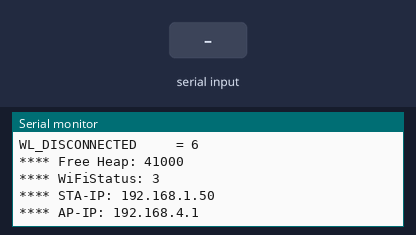
Bench run of a sketch on a simulated ESP8266 (NodeMCU). Parts: the last lines printed to the serial monitor. Inputs (shaded band) come from the test bench. WiFi joins after 1.5 s; servers stay silent unless stated.

Above: at 2.7 s.
2.8 s: "F" received over Serial
At 4.0 s:
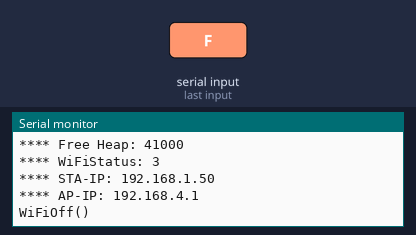
4.3 s: "N" received over Serial
At 5.1 s:
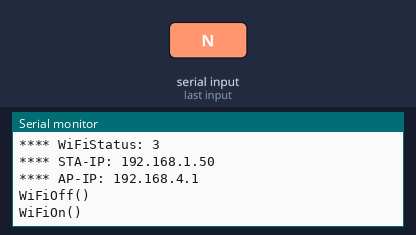
5.8 s: "1" received over Serial
At 6.3 s:
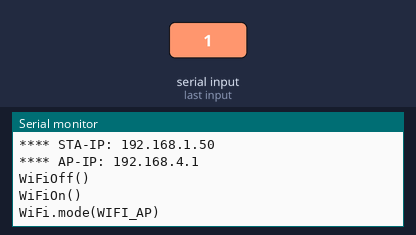
7.3 s: "2" received over Serial
At 8.5 s:
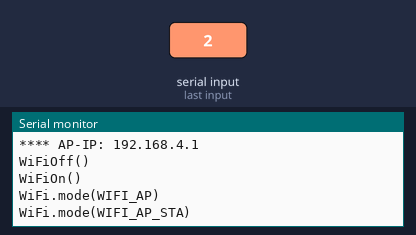
8.8 s: "3" received over Serial
At 9.8 s:
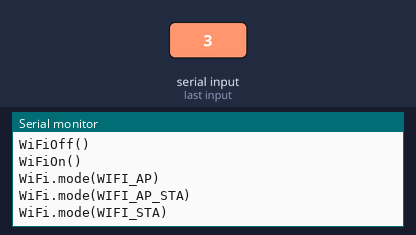
10.3 s: "R" received over Serial
At 10.9 s:
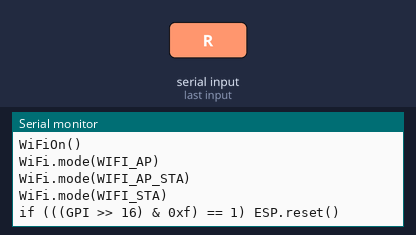

The sketch:

8266interactive.ino
```cpp
/*
  Interactive script meant for debugging only
  Run it on serial console and keep this source file opened for the list of commands
  Please configure SSID, PSK and IPAddresses below to fit with your network

  Released to public domain
*/

#include "ESP8266WiFi.h"
#include "user_interface.h"

#ifndef STASSID
#define STASSID "MobileRobot"
#define STAPSK  "123454321"
#endif

const char * SSID = STASSID;
const char * PSK = STAPSK;

IPAddress staticip(192, 168, 1, 123);
IPAddress gateway(192, 168, 1, 254);
IPAddress subnet(255, 255, 255, 0);

void setup() {
  Serial.begin(115200);
  Serial.setDebugOutput(true);

  WiFi.mode(WIFI_STA);
  WiFi.begin(SSID, PSK);
  Serial.println("connecting");
  while (WiFi.status() != WL_CONNECTED) {
    delay(500);
    Serial.print(".");
  }
  Serial.println();
  Serial.println(WiFi.localIP());
  Serial.print(
    "WL_IDLE_STATUS      = 0\n"
    "WL_NO_SSID_AVAIL    = 1\n"
    "WL_SCAN_COMPLETED   = 2\n"
    "WL_CONNECTED        = 3\n"
    "WL_CONNECT_FAILED   = 4\n"
    "WL_CONNECTION_LOST  = 5\n"
    "WL_DISCONNECTED     = 6\n"
  );
}

void WiFiOn() {
  wifi_fpm_do_wakeup();
  wifi_fpm_close();
  wifi_set_opmode(STATION_MODE);
  wifi_station_connect();
}

void WiFiOff() {
  wifi_station_disconnect();
  wifi_set_opmode(NULL_MODE);
  wifi_set_sleep_type(MODEM_SLEEP_T);
  wifi_fpm_open();
  wifi_fpm_do_sleep(0xFFFFFFF);
}

void loop() {
#define TEST(name, var, varinit, func) \
  static decltype(func) var = (varinit); \
  if ((var) != (func)) { var = (func); Serial.printf("**** %s: ", name); Serial.println(var); }

#define DO(x...) Serial.println(F( #x )); x; break

  TEST("Free Heap", freeHeap, 0, ESP.getFreeHeap());
  TEST("WiFiStatus", status, WL_IDLE_STATUS, WiFi.status());
  TEST("STA-IP", localIp, (uint32_t)0, WiFi.localIP());
  TEST("AP-IP", apIp, (uint32_t)0, WiFi.softAPIP());

  switch (Serial.read()) {
    case 'F': DO(WiFiOff());
    case 'N': DO(WiFiOn());
    case '1': DO(WiFi.mode(WIFI_AP));
    case '2': DO(WiFi.mode(WIFI_AP_STA));
    case '3': DO(WiFi.mode(WIFI_STA));
    case 'R': DO(if (((GPI >> 16) & 0xf) == 1) ESP.reset() /* else must hard reset */);
    case 'd': DO(WiFi.disconnect());
    case 'b': DO(WiFi.begin());
    case 'B': DO(WiFi.begin(SSID, PSK));
    case 'r': DO(WiFi.reconnect());
    case 'c': DO(wifi_station_connect());
    case 'a': DO(WiFi.setAutoReconnect(false));
    case 'A': DO(WiFi.setAutoReconnect(true));
    case 'n': DO(WiFi.setSleepMode(WIFI_NONE_SLEEP));
    case 'l': DO(WiFi.setSleepMode(WIFI_LIGHT_SLEEP));
    case 'm': DO(WiFi.setSleepMode(WIFI_MODEM_SLEEP));
    case 'S': DO(WiFi.config(staticip, gateway, subnet)); // use static address
    case 's': DO(WiFi.config(0u, 0u, 0u));                // back to dhcp client
  }
}
```

Measured:
- after the input at 2.8 s, the serial monitor: prints a new line at once (image 1)
- after the input at 4.3 s, the serial monitor: prints a new line at once (image 2)
- after the input at 5.8 s, the serial monitor: prints a new line at once (image 3)
- after the input at 7.3 s, the serial monitor: prints a new line at once (image 4)
- after the input at 8.8 s, the serial monitor: prints a new line at once (image 5)
- after the input at 10.3 s, the serial monitor: prints a new line at once (image 6)
